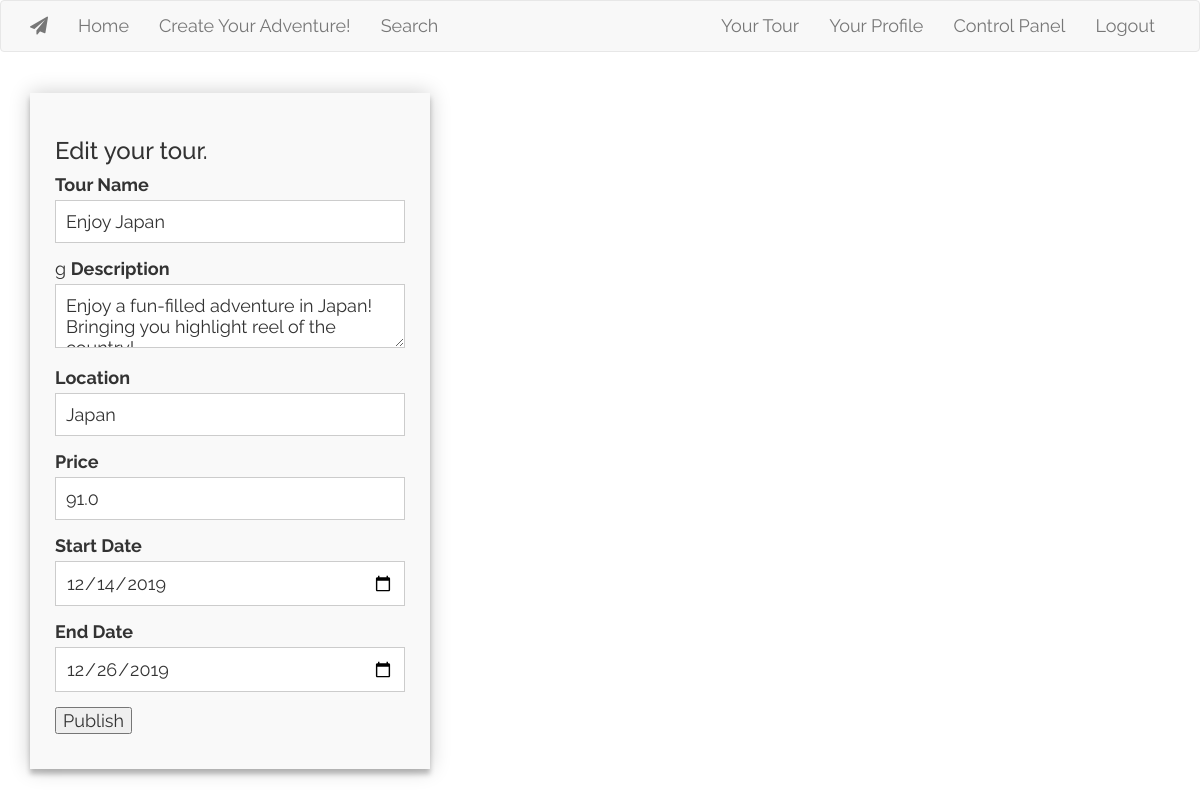
The app's page /edittour/375 (signed in), older data.
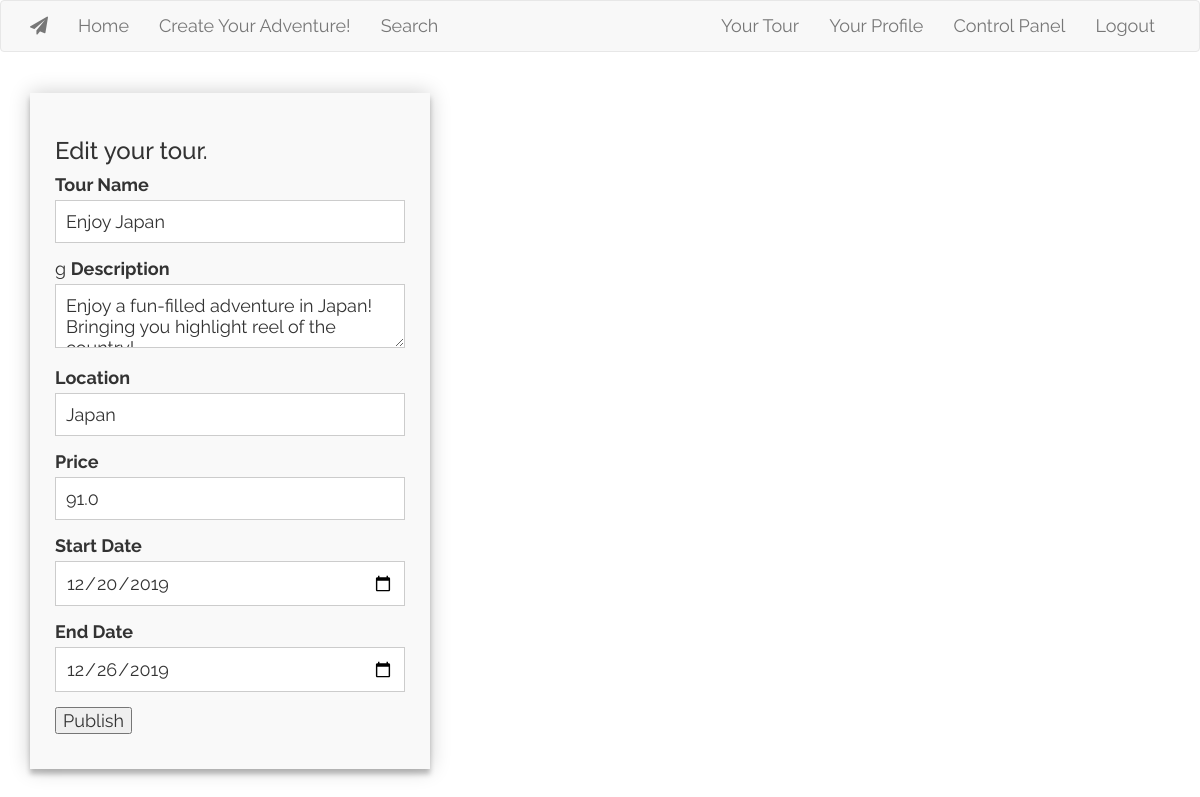
The same page, newer data.
### app/models.py (models this page shows, shortened)
class Tour(database.Model):
    id = database.Column(database.Integer, primary_key=True)
    tour_name = database.Column(database.String(50))
    tour_description = database.Column(database.String(140))
    tour_location = database.Column(database.String(50))
    tour_price = database.Column(database.Float)
    start_date = database.Column(database.DateTime)
    end_date = database.Column(database.DateTime)
    timestamp = database.Column(database.DateTime, index=True, default=datetime.now)
    user_id = database.Column(database.Integer, database.ForeignKey('user.id'))
    ratings  = database.Column(database.Float)
    f_status = database.Column(database.Boolean, default = False)
    @classmethod
    def get_tour(cls, tour_id, tour_list = []):
        tour_list = cls.query.get(tour_id)
        return tour_list

### app/routes.py (the view, shortened to what this page needs)
@app.route('/edittour/<int:id>', methods=['GET', 'POST'])
def edittour(id):
    if not current_user.is_authenticated:
        flash('You need to login first!', 'warning')
        return redirect(url_for('login'))
    tour = Tour.get_tour(tour_id = id)
    form = CreateTour()
    if request.method == 'GET':
        form.tour_name.data = tour.tour_name
        form.tour_description.data = tour.tour_description
        form.tour_location.data = tour.tour_location
        form.tour_price.data = tour.tour_price
        form.start_date.data = tour.start_date
        form.end_date.data = tour.end_date
    elif (not form.validate_on_submit()):
        flash('You need to enter a start date that is earlier than the end date!', 'danger')
    return render_template('edittour.html', id = id, form = form)

### app/forms.py (shortened to what this page needs)
class CreateTour(FlaskForm):
    tour_name = StringField('Tour Name', validators=[DataRequired()])
    tour_description = TextAreaField('Description', validators=[DataRequired()])
    tour_location = StringField('Location', validators=[DataRequired()])
    tour_price = FloatField('Price', validators=[Optional()])
    start_date = DateField('Start Date', format='%Y-%m-%d')
    end_date = DateField('End Date', format='%Y-%m-%d')
    submit = SubmitField('Publish')

### app/models.py (called while the page is built)
@login.user_loader
def load_user(id):
    return User.query.get(int(id))

### app/templates/edittour.html (shortened to what this page needs)
{% extends "base.html" %}
{% block app_content %}
<br>
    <form class = "formcontainer" action="" method="post">
        <h3 class = "form_class">Edit your tour.</h3>
            <fieldset>
                {{ form.tour_name.label }}<br>
                {{ form.tour_name(class_ = "simpleform") }}<br>
            </fieldset>
            <fieldset>g
                {{ form.tour_description.label }}<br>
                {{ form.tour_description(class_ = "simpleform") }}<br>
            </fieldset>
            <fieldset>
                {{ form.tour_location.label }}<br>
                {{ form.tour_location(class_ = "simpleform") }}<br>
            </fieldset>
            <fieldset>
                {{ form.tour_price.label }}<br>
                {{ form.tour_price(class_ = "simpleform") }}<br>
            </fieldset>
            <fieldset>
                {{ form.start_date.label }}<br>
                {{ form.start_date(class_ = "simpleform")}}<br>
            </fieldset>
            <fieldset>
                {{ form.end_date.label }}<br>
                {{ form.end_date(class_ = "simpleform") }}<br>
            </fieldset>
            <fieldset>{{ form.submit() }}</fieldset>
        </form>
{% endblock %}

Row changes from the older to the newer data that the page shows:
changed Tour "Enjoy Japan": start_date "12/14/2019" → "12/20/2019"
